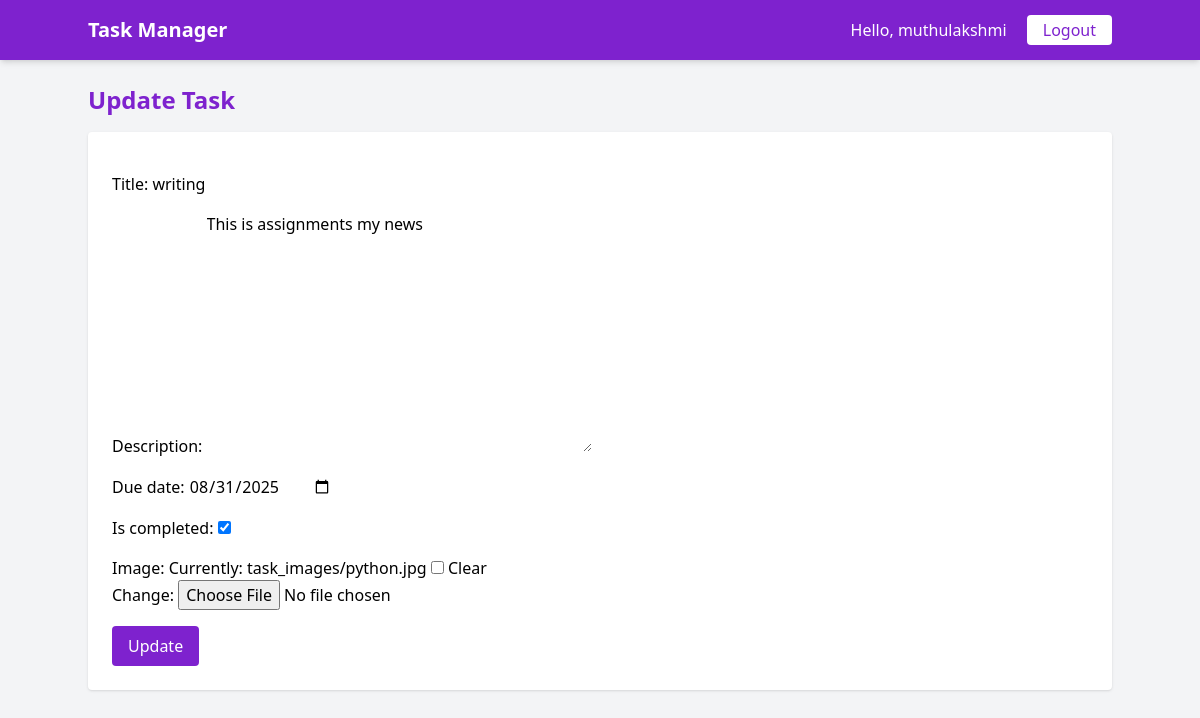
/task/1/update/ (signed in), run on the app's committed database.
### taskapp/models.py (models this page shows, shortened)
class Task(models.Model):
    user = models.ForeignKey(User, on_delete=models.CASCADE)
    title = models.CharField(max_length=200)
    description = models.TextField()
    due_date = models.DateField(default=timezone.now)
    is_completed = models.BooleanField(default=False)
    image = models.ImageField(upload_to='task_images/', blank=True, null=True)
    created_at = models.DateTimeField(auto_now_add=True)
    updated_at = models.DateTimeField(auto_now=True)

### taskapp/views.py (the view, shortened to what this page needs)
# urls.py: path('task/<int:pk>/update/', TaskUpdateView.as_view(), name='task-update'),
class TaskUpdateView(LoginRequiredMixin, UpdateView):
    model = Task
    form_class = TaskForm
    template_name = 'taskapp/task_form.html'

### taskapp/forms.py
class TaskForm(forms.ModelForm):
    class Meta:
        model = Task
        fields = ['title', 'description', 'due_date', 'is_completed', 'image']
        widgets = {'due_date': forms.DateInput(attrs={'type':'date'})}

### taskapp/templates/taskapp/task_form.html (shortened to what this page needs)
{% extends 'taskapp/Layout/base.html' %}
{% block content %}
<h2 class="text-2xl font-bold text-purple-700 mb-4">{% if object %}Update Task{% else %}Create Task{% endif %}</h2>
<form method="post" enctype="multipart/form-data" class="bg-white p-6 rounded shadow space-y-4">
    {{ form.as_p }}
    <button type="submit" class="bg-purple-700 text-white px-4 py-2 rounded hover:bg-purple-800 transition">
        {% if object %}Update{% else %}Create{% endif %}
    </button>
</form>
{% endblock %}

### taskapp/templates/taskapp/Layout/base.html (shortened to what this page needs)
<!DOCTYPE html>
<html lang="en">
<head>
    <script src="https://cdn.tailwindcss.com"></script>
</head>
<body class="bg-gray-100 min-h-screen font-sans">
    <nav class="bg-purple-700 text-white p-4 shadow-md">
        <div class="container mx-auto flex justify-between items-center">
            <a href="{% url 'task-list' %}" class="text-xl font-bold">Task Manager</a>
            <div>
                {% if user.is_authenticated %}
                    <span class="mr-4">Hello, {{ user.username }}</span>
                    <a href="{% url 'logout' %}" class="bg-white text-purple-700 px-4 py-1 rounded hover:bg-gray-200 transition">Logout</a>
                {% else %}
                    <a href="{% url 'login' %}" class="bg-white text-purple-700 px-4 py-1 rounded hover:bg-gray-200 transition">Login</a>
                    <a href="{% url 'register' %}" class="ml-2 bg-white text-purple-700 px-4 py-1 rounded hover:bg-gray-200 transition">Register</a>
                {% endif %}
            </div>
        </div>
    </nav>
    <div class="container mx-auto mt-6">
        {% block content %}{% endblock %}
    </div>
</body>
</html>

### data on the page
Task: title "writing", description "This is assignments my news", due_date "08/31/2025", is_completed "☑"

### other printed values
{{ user.username }} "muthulakshmi"
